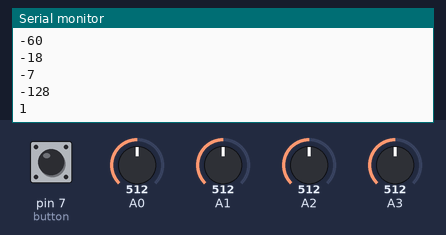
Simulated run of this sketch. Board: Arduino Uno, built with avr-gcc and run on an emulated ATmega328P. Parts: the last lines printed to the serial monitor. Inputs (shaded band) come from the test bench; at power-on: A0 = 512, A1 = 512, A2 = 512, A3 = 512, pin 7 (button) HIGH. No radio packets arrive unless stated.

Above: at 1.2 s.
1.3 s: A0 set to 716
2.8 s: A1 set to 716
At 3.3 s:
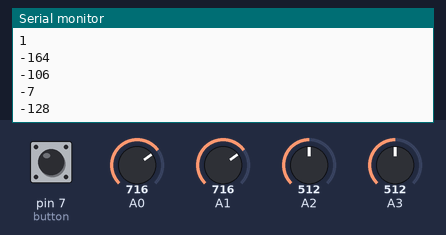
4.3 s: A2 set to 716
At 5.1 s:
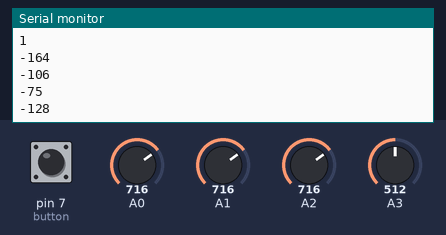
5.8 s: A3 set to 716
At 6.3 s:
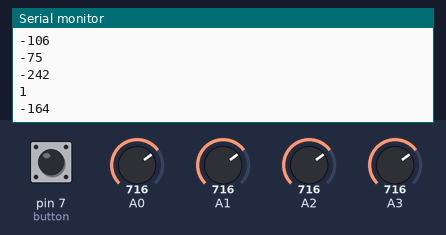
7.3 s: pin 7 (button) pulled LOW for 0.15 s
8.9 s: A0 set to 992
At 9.7 s:
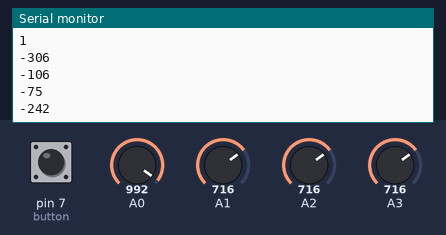
Timing chart, 0 to 11.4 s (numbered marks = the images above; inputs shaded):
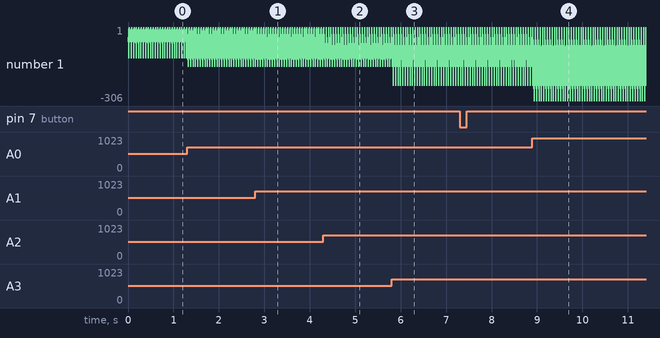

The sketch:

flex_sensor.ino
```cpp
#include <SPI.h>
#include <RF24.h>

RF24 radio(9, 10);
byte addresses[][6] = {"14136", "17176"};
bool radioNumber = 1;
bool role = 1;

int flexsensor1 = A0;
int flexsensor2 = A1;
int flexsensor3 = A2;
int flexsensor4 = A3;
const int  button = 7;

struct test {
  int flexsensor1_val;
  int flexsensor2_val;
  int flexsensor3_val;
  int flexsensor4_val;
  int button_val;
} go;

boolean bu = 0;

void setup() {
  Serial.begin(9600);
  radio.begin();
  radio.setPALevel(RF24_PA_LOW);
  radio.openWritingPipe(addresses[1]);
  radio.openReadingPipe(1, addresses[0]);
  radio.setPayloadSize(32);
  pinMode(button, INPUT);
}

void loop() {

  flexsensor1 = analogRead(A0);
  flexsensor2 = analogRead(A1);
  flexsensor3 = analogRead(A2);
  flexsensor4 = analogRead(A3);
  bu = digitalRead(button);

  go.flexsensor1_val = map(flexsensor1, 200, 395, 100, 0);
  go.flexsensor2_val = map(flexsensor2, 240, 470, 100, 0);
  go.flexsensor3_val = map(flexsensor3, 190, 490, 100, 0);
  go.flexsensor4_val = map(flexsensor4, 100, 280, 100, 0);
  if (bu == 0) {
    go.button_val = 0;
  }
  if (bu == 1) {
    go.button_val = 1;
  }

  Serial.println(go.flexsensor1_val);
  Serial.println(go.flexsensor2_val);
  Serial.println(go.flexsensor3_val);
  Serial.println(go.flexsensor4_val);
  Serial.println(go.button_val);

  radio.stopListening();
  delay(50);

  radio.write(&go, sizeof(go));

  radio.startListening();
}
```

Measured:
- after the input at 2.8 s, the serial monitor: prints a new line at once (image 1)
- after the input at 4.3 s, the serial monitor: prints a new line after 0.05 s (image 2)
- after the input at 5.8 s, the serial monitor: prints a new line at once (image 3)
- after the input at 8.9 s, the serial monitor: prints a new line at once (image 4)
